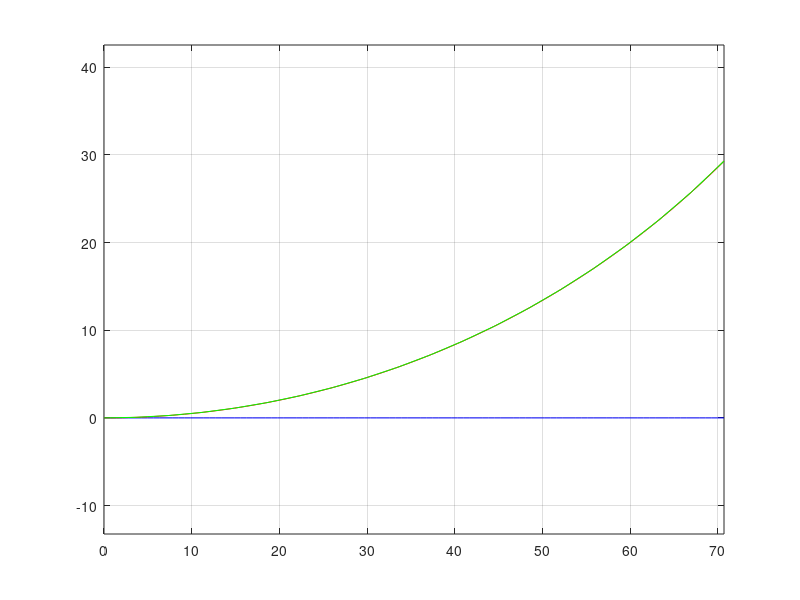

This figure's MATLAB source:
function xx7
%x_shapefunctionscircbeam

R=100;
alpha=pi/4
L=R*sin(alpha);

q1=0; %y1
q2=0; %oz1
q2=tan(q2); %oz1
q3=0; %y2
q4=0; %oz2
q4=tan(q4); %oz2

i=0;
for x=0:L/100:L
   i=i+1;
   psi1=1-3*(x/L)^2+2*(x/L)^3;
   psi2=x*(1-x/L)^2;
   psi3=3*(x/L)^2-2*(x/L)^3;
   psi4=x^2/L*(x/L-1);
   X(i)=x;
   Y1(i) = psi1*q1 + psi2*q2 + psi3*q3 + psi4*q4;
   Y2(i)=(R-sqrt(R^2-x^2))+Y1(i);
%   Y2(i)=(R-sqrt(R^2-x^2));
end

figure(1);
plot(X,Y1,'b',X,Y2,'r');
%plot(X,Y1,'b');
grid on;
axis equal;

s=linspace(0,L,20);
[cb]=circularshape(R,alpha,0,0,0,0,s)
hold on
plot(s,cb,'g');

function [cb]=circularshape(R,alpha,y1,oz1,y2,oz2,x)
L=R*sin(alpha);
q1=y1;
q2=oz1;
q2=tan(q2); %angle to slope
q3=y2;
q4=oz2;
q4=tan(q4); %angle to slope
psi1=1-3*(x./L).^2+2*(x./L).^3;
psi2=x.*(1-x./L).^2;
psi3=3*(x./L).^2-2*(x./L).^3;
psi4=x.^2./L.*(x./L-1);
Y = psi1.*q1 + psi2.*q2 + psi3.*q3 + psi4.*q4;
cb=(R-sqrt(R.^2-x.^2))+Y;
